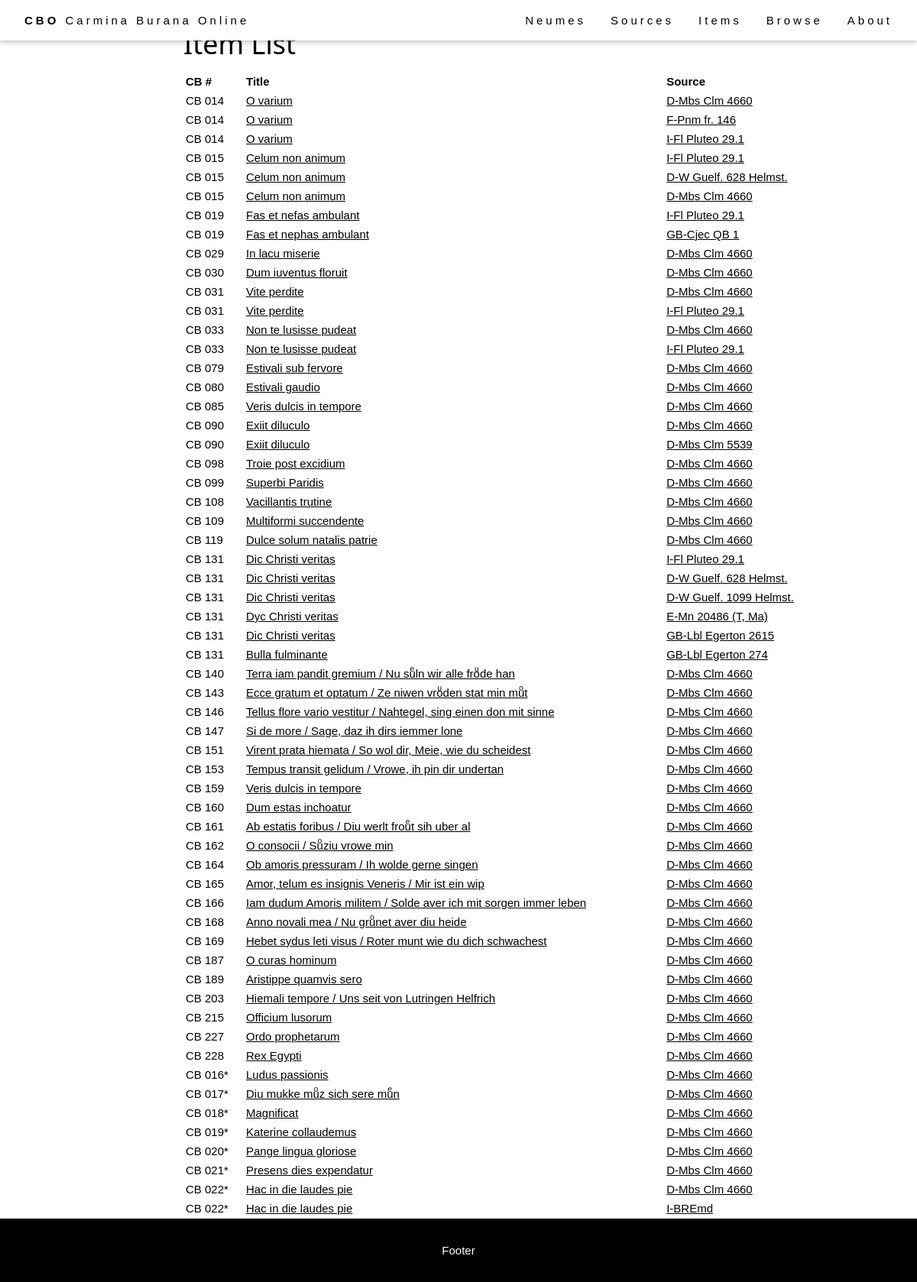
Before: /browse/items/ with the older database file.
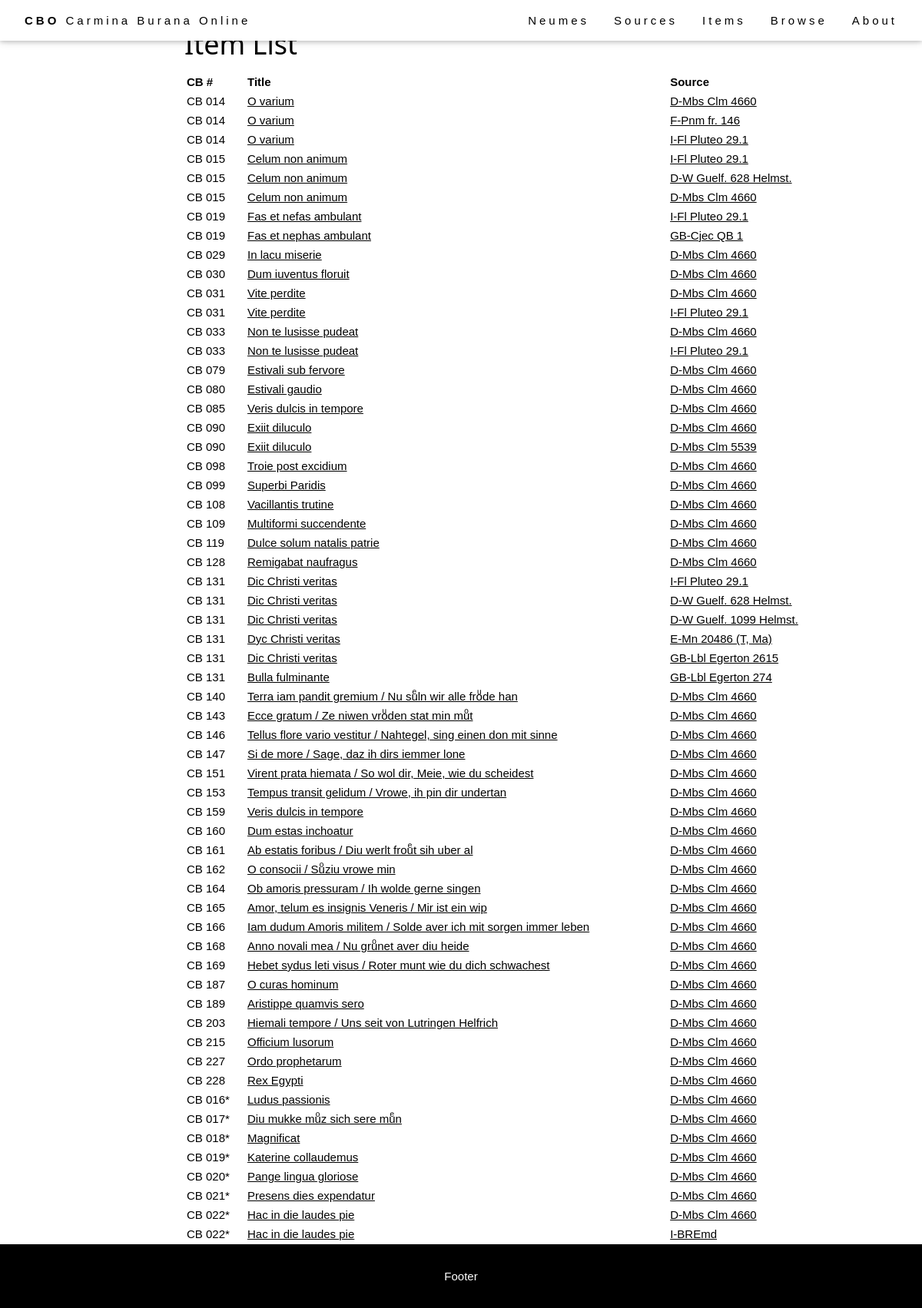
After: the same page with the newer database file.
### browse/models.py (models this page shows, shortened)
class Item(models.Model):
    abstract_item = models.ForeignKey(AbstractItem, on_delete=models.PROTECT, null=True)
    source = models.ForeignKey(Source, on_delete=models.RESTRICT, null=True)
    foliation_start = models.CharField(max_length=64, help_text="First folio occupied by the item in the source.")
    foliation_end = models.CharField(max_length=64, help_text="Last folio occupied by the item in the source.")
    title = models.CharField(max_length=256, help_text="Title of the item (incipit).")
    language = models.ManyToManyField(Language)
    file = models.CharField(max_length=64, help_text="Filename (without extensions).", null=True)
    IIIF_canvasIndex = models.CharField(max_length=256, help_text="IIIF canvas index of the item.", blank=True)
    alternative_img_link = models.CharField(max_length=1024, help_text="Alternative link for source images (if IIIF is not available).", blank=True)
    class Meta:
        ordering = [Length('abstract_item__cb_id'), 'abstract_item__cb_id']
    def get_absolute_url(self):
        return reverse('item-detail', args=[str(self.pk)])

class AbstractItem(models.Model):
    cb_id = models.CharField(max_length=10, help_text="Number of the item.")
    theme = models.ManyToManyField(Theme)
    genre = models.ForeignKey(Genre, on_delete=models.SET_NULL, null=True)
    class Meta:
        ordering = [Length('cb_id'), 'cb_id']

class Source(models.Model):
    bib_id = models.CharField(max_length=128, unique=True, help_text="The source identifier.")
    nick_name = models.CharField(max_length=128, help_text="The source name.", blank=True)
    country = models.CharField(max_length=256, help_text="The source location (country).")
    location = models.CharField(max_length=256, help_text="The source location (institution).")
    century = models.CharField(max_length=256, help_text="The source century.", blank=True)
    notation = models.CharField(max_length=256, help_text="The source notation type (for musical notation only).", blank=True)
    url = models.CharField(max_length=512, help_text="External url to access the source images.", blank=True)
    concordances = models.TextField(help_text="Concordances with the Codex Buranus.", blank=True)
    notes = models.TextField(help_text="Additional notes on the source.", blank=True)
    IIIF_manifest = models.CharField(max_length=1024, help_text="URL of the IIIF manifest.", blank=True)
    class Meta:
        ordering = ['country', 'location', 'bib_id']
    def get_absolute_url(self):
        return reverse('source-detail', args=[str(self.id)])

### browse/views.py (the view)
# urls.py: path('items/', views.ItemListView.as_view(), name='items'),
class ItemListView(generic.ListView):
    model = Item
    context_object_name = 'item_list'
    template_name = 'item_list.html'

### templates/item_list.html (shortened to what this page needs)
{% extends "base_generic.html" %}
{% block content %}
<div class="flex-column" style="flex: 20%">
</div>
<div style="flex: 70%">
  <h1>Item List</h1>
  <table style="width: 100%;">
    <tr>
      <th>CB #</th>
      <th>Title</th>
      <th>Source</th>
    </tr>
    {% for item in item_list %}
    {% include "item_as_tr.html" with item=item %}
    {% endfor %}
  </table>
</div>
<div class="flex-column" style="flex: 10%">
</div>
{% endblock %}

### templates/base_generic.html (shortened to what this page needs)
<!DOCTYPE html>
<html lang="en">
<head>
  {% block head %}
  {% load static %}
  <link rel="stylesheet" href="{% static 'css/style.css' %}"/>
  <link rel="stylesheet" href="{% static 'css/layout-generic.css' %}"/>
  {% endblock %}
</head>
<body>
<div class="page-container">
  {% block navbar %}
  <div class="cbo-top" style="z-index: 1200;">
    <div class="cbo-bar cbo-white cbo-wide cbo-padding cbo-card">
      <a href="{% url 'index' %}" class="cbo-bar-item cbo-button"><b>CBO</b> Carmina Burana Online</a>
      <div class="cbo-right cbo-hide-small">
        <a href="{% url 'neumes' %}" class="cbo-bar-item cbo-button">Neumes</a>
        <a href="{% url 'sources' %}" class="cbo-bar-item cbo-button">Sources</a>
        <a href="{% url 'items' %}" class="cbo-bar-item cbo-button">Items</a>
        <a href="{% url 'browse_item' %}" class="cbo-bar-item cbo-button">Browse</a>
        <a href="{% url 'about_index' %}" class="cbo-bar-item cbo-button">About</a>
      </div>
    </div>
  </div>
  {% endblock %}
  {% block header %}
  <header class="cbo-display-container cbo-content cbo-wide" style="max-width:1500px;" id="home">
    {% load static %}
  </header>
  {% endblock %}
  <main style="display: flex; flex: 1;">
    {% block content %}
    {% endblock %}
  </main>
  {% block footer %}
  <footer class="cbo-center cbo-black cbo-padding-16">
    <p>Footer</p>
  </footer>
  {% endblock %}
</div>
</body>
</html>

### templates/item_as_tr.html
{% load static %}
<tr>
  <td style="width: 75px;">CB {{ item.abstract_item.cb_id }}</td>
  <td><a href="{{ item.get_absolute_url }}">{{ item.title }}</a></td>
  <td><a href="{{ item.source.get_absolute_url }}">{{ item.source.bib_id }}</a></td>
</tr>

### staticfiles/css/style.css (style rules this page uses)
html { -ms-text-size-adjust:100%;-webkit-text-size-adjust:100% }
body { margin:0 }
article,aside,details,figcaption,figure,footer,header,main,menu,nav,section { display:block }
a { background-color:transparent }
b,strong { font-weight:bolder }
html,body { font-family:Verdana,sans-serif;font-size:15px;line-height:1.4 }
html { overflow-x:hidden }
h1 { font-size:36px }
h1,h2,h3,h4,h5,h6 { font-family:"Segoe UI",Arial,sans-serif;font-weight:400;margin:10px 0 }
.cbo-wide { letter-spacing:4px }
a { color:inherit }
.cbo-btn,.cbo-button { border:none;display:inline-block;padding:8px 16px;vertical-align:middle;overflow:hidden;text-decoration:none;color:inherit;background-color:inherit;text-align:center;cursor:pointer;white-space:nowrap }
.cbo-btn,.cbo-button { -webkit-touch-callout:none;-webkit-user-select:none;-khtml-user-select:none;-moz-user-select:none;-ms-user-select:none;user-select:none }
.cbo-tooltip,.cbo-display-container { position:relative }
.cbo-bar { width:100%;overflow:hidden }
.cbo-bar .cbo-bar-item { padding:8px 16px;float:left;width:auto;border:none;display:block;outline:0 }
.cbo-bar .cbo-button { white-space:normal }
.cbo-container:after,.cbo-container:before,.cbo-panel:after,.cbo-panel:before,.cbo-row:after,.cbo-row:before,.cbo-row-padding:after,.cbo-row-padding:before, .cbo-cell-row:before,.cbo-cell-row:after,.cbo-clear:after,.cbo-clear:before,.cbo-bar:before,.cbo-bar:after { content:"";display:table;clear:both }
.cbo-content,.cbo-auto { margin-left:auto;margin-right:auto }
.cbo-content { max-width:980px }
.cbo-top,.cbo-bottom { position:fixed;width:100%;z-index:1 }
.cbo-top { top:0 }
.cbo-card,.cbo-card-2 { box-shadow:0 2px 5px 0 rgba(0,0,0,0.16),0 2px 10px 0 rgba(0,0,0,0.12) }
.cbo-center { text-align:center!important }
.cbo-padding { padding:8px 16px!important }
.cbo-padding-16 { padding-top:16px!important;padding-bottom:16px!important }
.cbo-right { float:right!important }
.cbo-white,.cbo-hover-white:hover { color:#000!important;background-color:#fff!important }
.cbo-black,.cbo-hover-black:hover { color:#fff!important;background-color:#000!important }

### staticfiles/css/layout-generic.css (style rules this page uses)
.page-container { display: flex; flex-direction: column; min-height: 100vh; }
.flex-column { display: flex; flex-direction: column; }
.cbo-button { transition: 0.3s; }
.cbo-bar { box-sizing: border-box; }

### templates/item_list.html (style rules this page uses)
th { text-align: left; }

Changed rows visible on the page:
added Item: abstract_item.cb_id "128", title "Remigabat naufragus", source.bib_id "D-Mbs Clm 4660"
changed Item: title "Ecce gratum et optatum / Ze niwen vroͧden stat min muͦt" → "Ecce gratum / Ze niwen vroͧden stat min muͦt"
